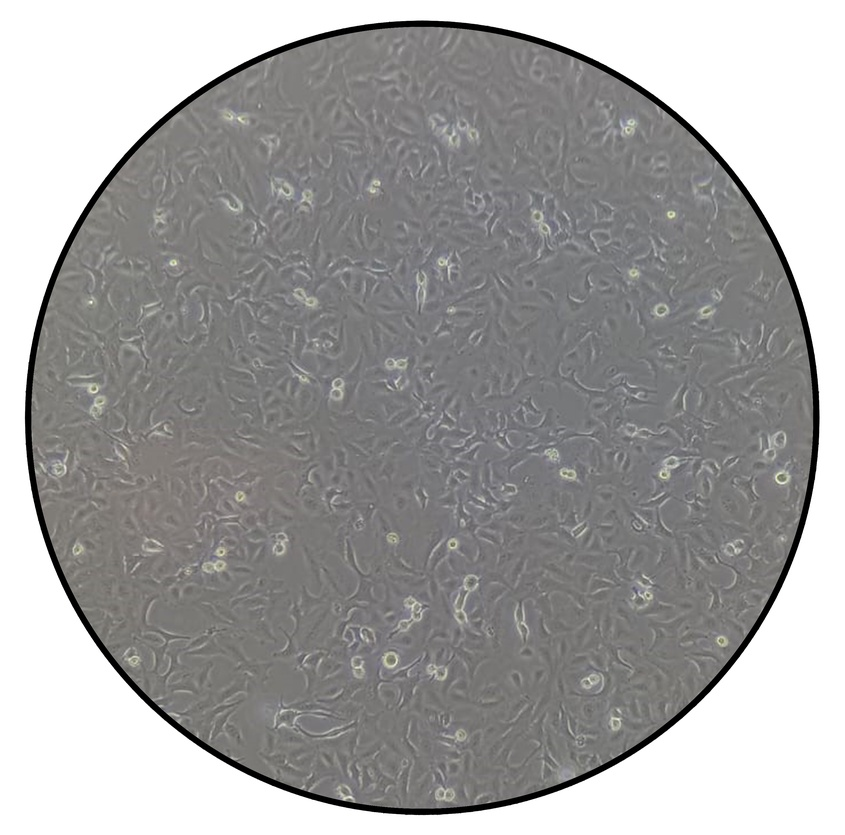
#> input picture src/org/00h.jpg, 845 x 835 px, shrunk from 4961 x 4904 before the run; its folder holds only this picture in this run
$ jupyter execute --allow-errors exercicio2.ipynb
#> lines starting #> are read from the running program, lines starting #| are printed output that depends on the picture; after the words box and inside, x2 and y2 are one past the last pixel; in counts of white or black regions, pixels touching at a corner belong together
[cell 1]
import numpy as np
import cv2

[cell 2]
def load_image(image_path):
#> called with image_path = 'src/org/00h.jpg'
    image = cv2.imread(image_path)
#> image is the input picture: shape (835, 845, 3); mean B, G, R 160.5, 161, 161.5
    return image

def otsu_limiar(image):
    # CONVERTER PARA ESCALA DE CINZA
    image_gray = cv2.cvtColor(image, cv2.COLOR_BGR2GRAY)

    # OTSU
    _, otsu = cv2.threshold(image_gray, 0, 255, cv2.THRESH_BINARY + cv2.THRESH_OTSU)
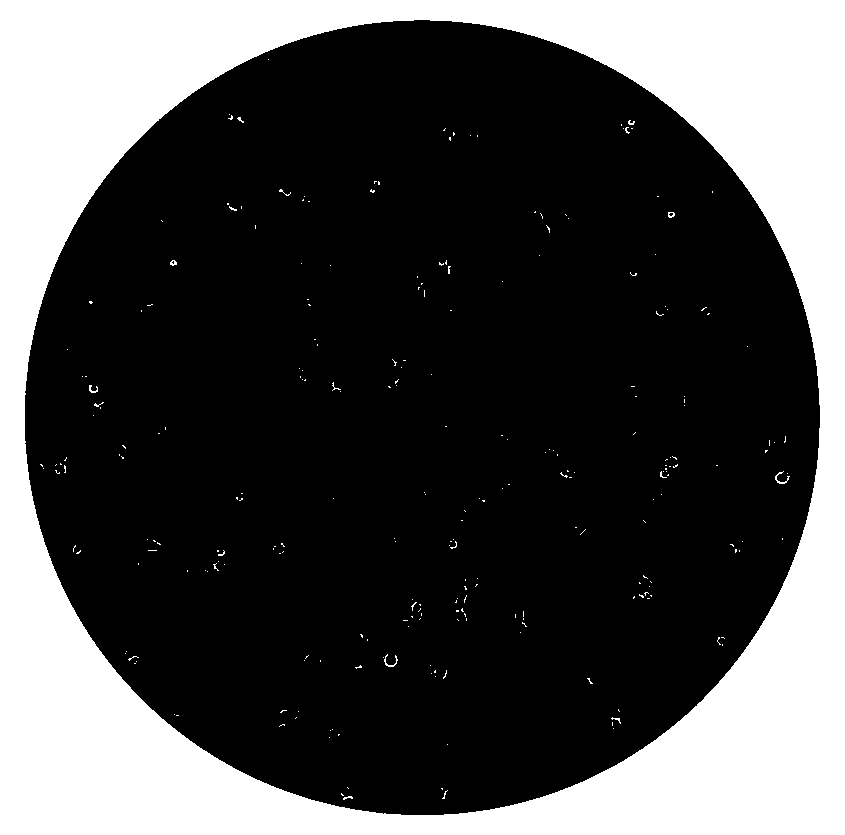
#> otsu: shape (835, 845); 29.9% white; 256 white regions (246 under 20 px), largest, box (x1, y1, x2, y2) and area: (0, 0, 845, 835) 209350, (775, 471, 790, 484) 53, (384, 654, 398, 667) 50
    return otsu

def watershed_limiar(image):
    # CONVERTER PARA ESCALA DE CINZA
    image_gray = cv2.cvtColor(image, cv2.COLOR_BGR2GRAY)

    # BINARIZAR
    _, binarizada = cv2.threshold(image_gray, 0, 255, cv2.THRESH_BINARY_INV + cv2.THRESH_OTSU)

    # ABERTURA PARA REMOVER RUÍDOS
    kernel = np.ones((3, 3), np.uint8)
    opening = cv2.morphologyEx(binarizada, cv2.MORPH_OPEN, kernel, iterations = 2)
#> opening: shape (835, 845); 70.1% white; 198 black regions (170 under 20 px), largest, box (x1, y1, x2, y2) and area: (0, 0, 845, 835) 209354, (660, 459, 678, 478) 85, (623, 120, 635, 134) 77

    # ENCONTRAR CONTORNOS
    sure_bg = cv2.dilate(opening, kernel, iterations=3)
#> sure_bg: shape (835, 845); 71.7% white; 1 black region, box (x1, y1, x2, y2) and area: (0, 0, 845, 835) 199778
    dist_transform = cv2.distanceTransform(opening, cv2.DIST_L2, 5)
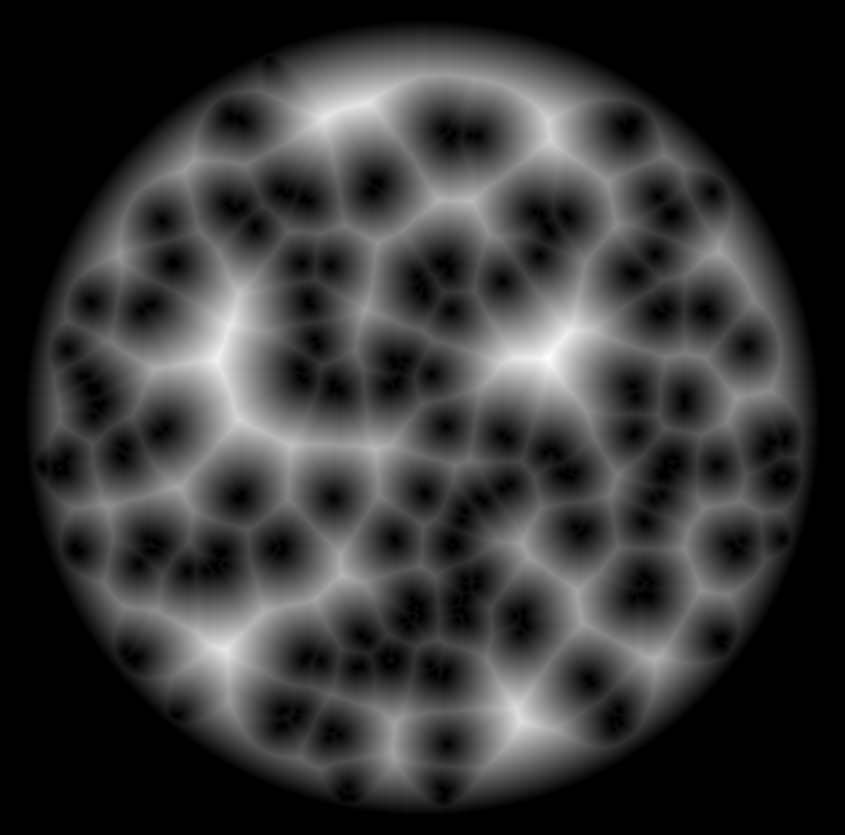
#> dist_transform: shape (835, 845) float32; min 0, max 88.51, mean 19.1; drawn with min black and max white
    _, sure_fg = cv2.threshold(dist_transform, 0.7*dist_transform.max(), 255, 0)
#> sure_fg: shape (835, 845) float32; 2.5% white; 9 white regions (1 under 20 px), largest, box (x1, y1, x2, y2) and area: (172, 286, 301, 453) 5236, (491, 305, 598, 392) 4762, (303, 82, 404, 139) 3091
    sure_fg = np.uint8(sure_fg)
    unknown = cv2.subtract(sure_bg, sure_fg)
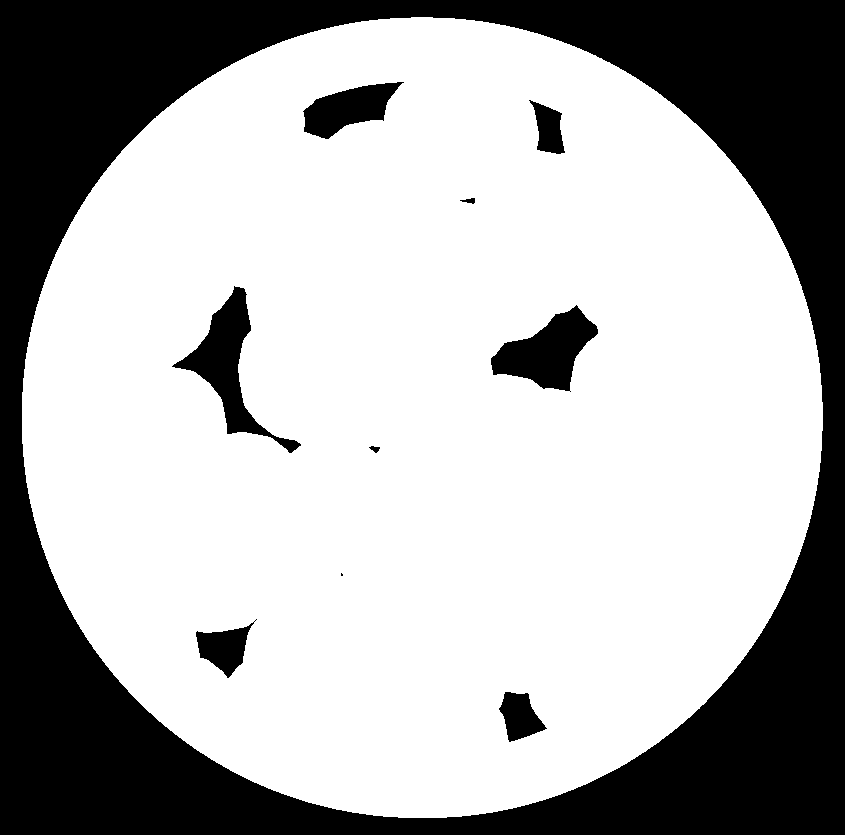
#> unknown: shape (835, 845); 69.2% white; 10 black regions (1 under 20 px), largest, box (x1, y1, x2, y2) and area: (0, 0, 845, 835) 199778, (172, 286, 301, 453) 5236, (491, 305, 598, 392) 4762

    # ROTULAR MARCADORES
    _, markers = cv2.connectedComponents(sure_fg)
#> markers: shape (835, 845) int32; 10 distinct labels, from 0 to 9
    markers += 1
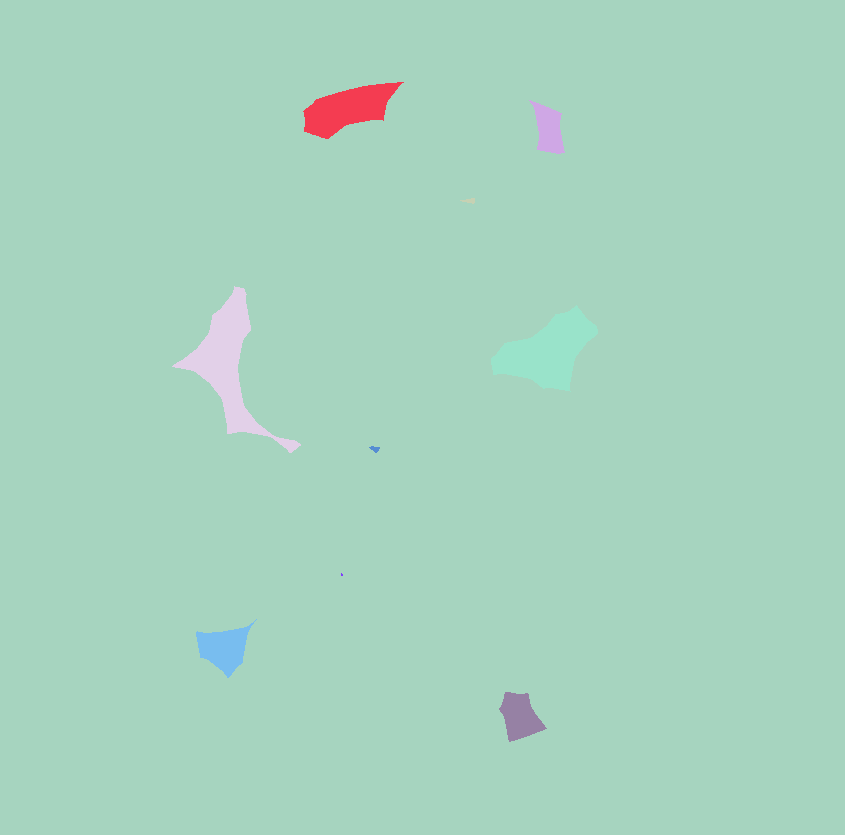
#> markers: shape (835, 845) int32; 10 distinct labels, from 1 to 10; one colour per label, 0 black
    markers[unknown == 255] = 0
#> markers: shape (835, 845) int32; 11 distinct labels, from 0 to 10

    # WATERSHED
    markers = cv2.watershed(image, markers)
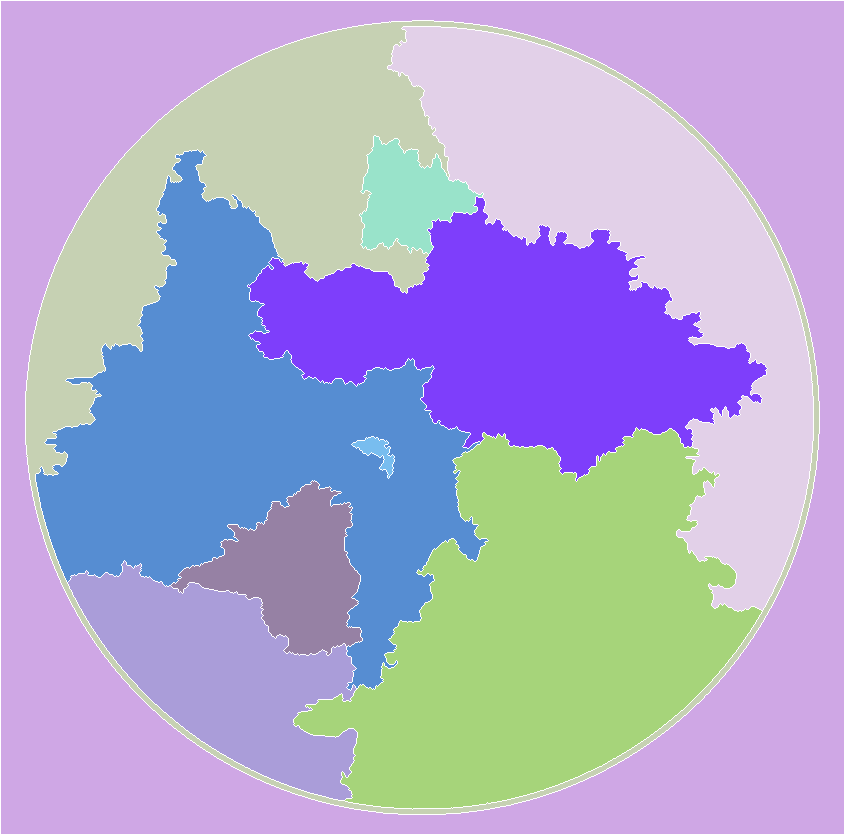
#> markers: shape (835, 845) int32; 11 distinct labels, from -1 to 10; one colour per label, 0 black, -1 white
    image[markers == -1] = [255, 0, 0]
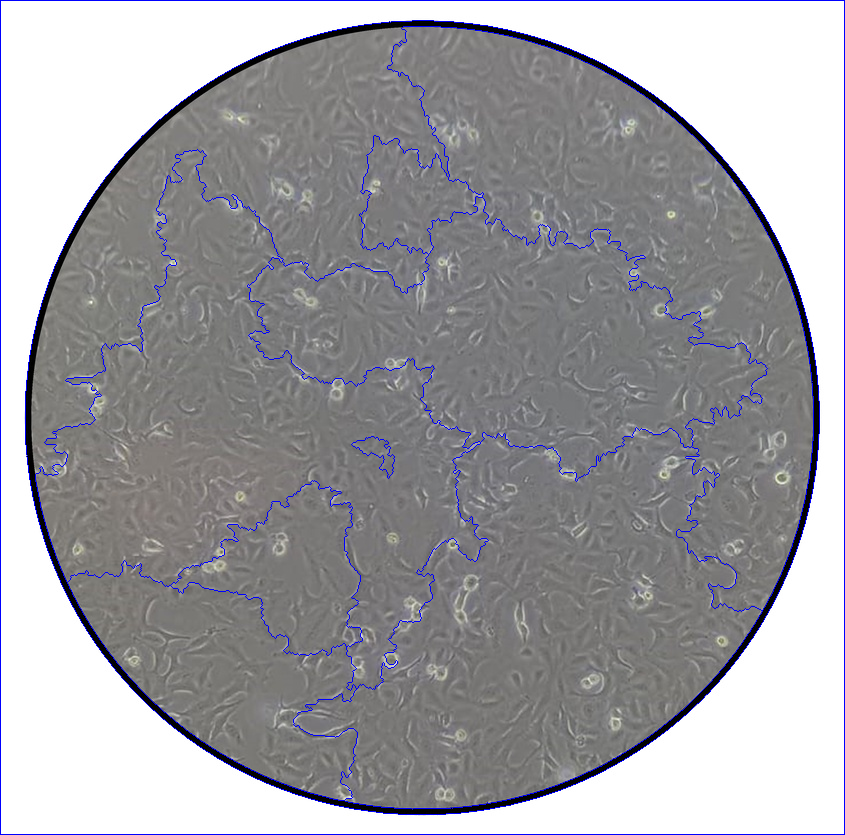
#> image: shape (835, 845, 3); 1.81% of pixels changed, all inside (x1, y1, x2, y2) = (0, 0, 845, 835)

    return image
